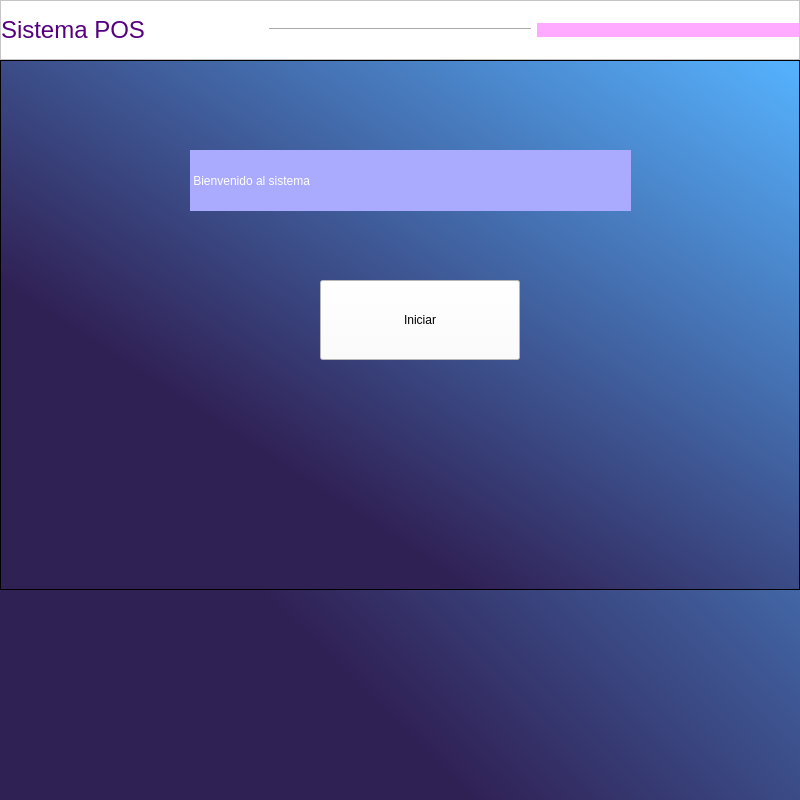
<?xml version="1.0" encoding="UTF-8"?>
<ui version="4.0">
 <class>login</class>
 <widget class="QMainWindow" name="login">
  <property name="geometry">
   <rect>
    <x>0</x>
    <y>0</y>
    <width>800</width>
    <height>600</height>
   </rect>
  </property>
  <property name="windowTitle">
   <string>MainWindow</string>
  </property>
  <property name="styleSheet">
   <string notr="true">
background-color: qlineargradient(spread:pad, x1:0.223881, y1:0.784, x2:1, y2:0, stop:0.0945274 rgba(48, 33, 85, 255), stop:1 rgba(86, 179, 255, 255));
</string>
  </property>
  <widget class="QWidget" name="centralwidget">
   <property name="minimumSize">
    <size>
     <width>700</width>
     <height>800</height>
    </size>
   </property>
   <property name="styleSheet">
    <string notr="true"/>
   </property>
   <widget class="QFrame" name="frame_inferior">
    <property name="geometry">
     <rect>
      <x>0</x>
      <y>60</y>
      <width>800</width>
      <height>530</height>
     </rect>
    </property>
    <property name="minimumSize">
     <size>
      <width>800</width>
      <height>530</height>
     </size>
    </property>
    <property name="frameShape">
     <enum>QFrame::StyledPanel</enum>
    </property>
    <property name="frameShadow">
     <enum>QFrame::Raised</enum>
    </property>
    <widget class="QPushButton" name="bt_iniciar">
     <property name="geometry">
      <rect>
       <x>320</x>
       <y>220</y>
       <width>200</width>
       <height>80</height>
      </rect>
     </property>
     <property name="minimumSize">
      <size>
       <width>200</width>
       <height>80</height>
      </size>
     </property>
     <property name="styleSheet">
      <string notr="true">background-color: rgb(255, 255, 255);</string>
     </property>
     <property name="text">
      <string>Iniciar</string>
     </property>
    </widget>
    <widget class="QLabel" name="texto_inicial">
     <property name="geometry">
      <rect>
       <x>190</x>
       <y>90</y>
       <width>441</width>
       <height>61</height>
      </rect>
     </property>
     <property name="styleSheet">
      <string notr="true">background-color: rgb(170, 170, 255);
font: 26pt &quot;MS Shell Dlg 2&quot;;
color: rgb(255, 255, 255);</string>
     </property>
     <property name="text">
      <string> Bienvenido al sistema</string>
     </property>
    </widget>
   </widget>
   <widget class="QFrame" name="frame_botones">
    <property name="geometry">
     <rect>
      <x>0</x>
      <y>0</y>
      <width>800</width>
      <height>60</height>
     </rect>
    </property>
    <property name="minimumSize">
     <size>
      <width>800</width>
      <height>60</height>
     </size>
    </property>
    <property name="styleSheet">
     <string notr="true">background-color: rgb(255, 255, 255);
color: rgb(85, 0, 127);</string>
    </property>
    <property name="frameShape">
     <enum>QFrame::StyledPanel</enum>
    </property>
    <property name="frameShadow">
     <enum>QFrame::Raised</enum>
    </property>
    <layout class="QHBoxLayout" name="horizontalLayout">
     <property name="leftMargin">
      <number>0</number>
     </property>
     <property name="topMargin">
      <number>0</number>
     </property>
     <property name="rightMargin">
      <number>0</number>
     </property>
     <property name="bottomMargin">
      <number>0</number>
     </property>
     <item>
      <widget class="QLabel" name="titulo">
       <property name="styleSheet">
        <string notr="true">font: 8pt &quot;MS Shell Dlg 2&quot;;
color: rgb(85, 0, 127);
background-color: rgb(255, 255, 255);
</string>
       </property>
       <property name="text">
        <string>&lt;html&gt;&lt;head/&gt;&lt;body&gt;&lt;p&gt;&lt;span style=&quot; font-size:18pt;&quot;&gt;Sistema POS&lt;/span&gt;&lt;/p&gt;&lt;/body&gt;&lt;/html&gt;</string>
       </property>
      </widget>
     </item>
     <item>
      <widget class="Line" name="line">
       <property name="orientation">
        <enum>Qt::Horizontal</enum>
       </property>
      </widget>
     </item>
     <item>
      <widget class="QPushButton" name="bt_salir">
       <property name="styleSheet">
        <string notr="true">border-radius:60 px;
background-color: rgb(255, 170, 255);
color: rgb(85, 255, 255);</string>
       </property>
       <property name="text">
        <string/>
       </property>
       <property name="icon">
        <iconset>
         <normaloff>../iconos/cerrar-ventana.png</normaloff>../iconos/cerrar-ventana.png</iconset>
       </property>
      </widget>
     </item>
    </layout>
   </widget>
  </widget>
 </widget>
 <resources/>
 <connections/>
</ui>
